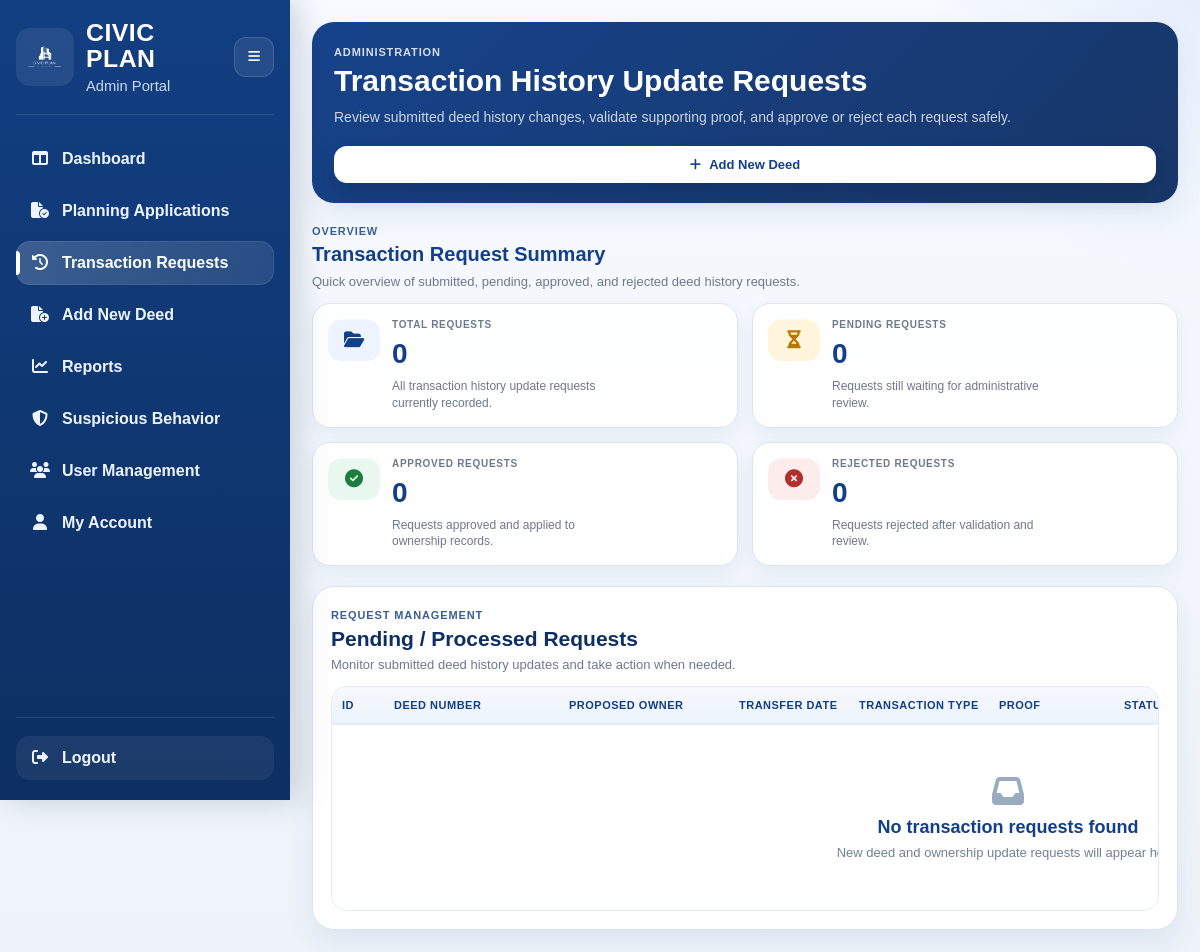
Before: /admin/transaction-history-requests (signed in) with the older database file.
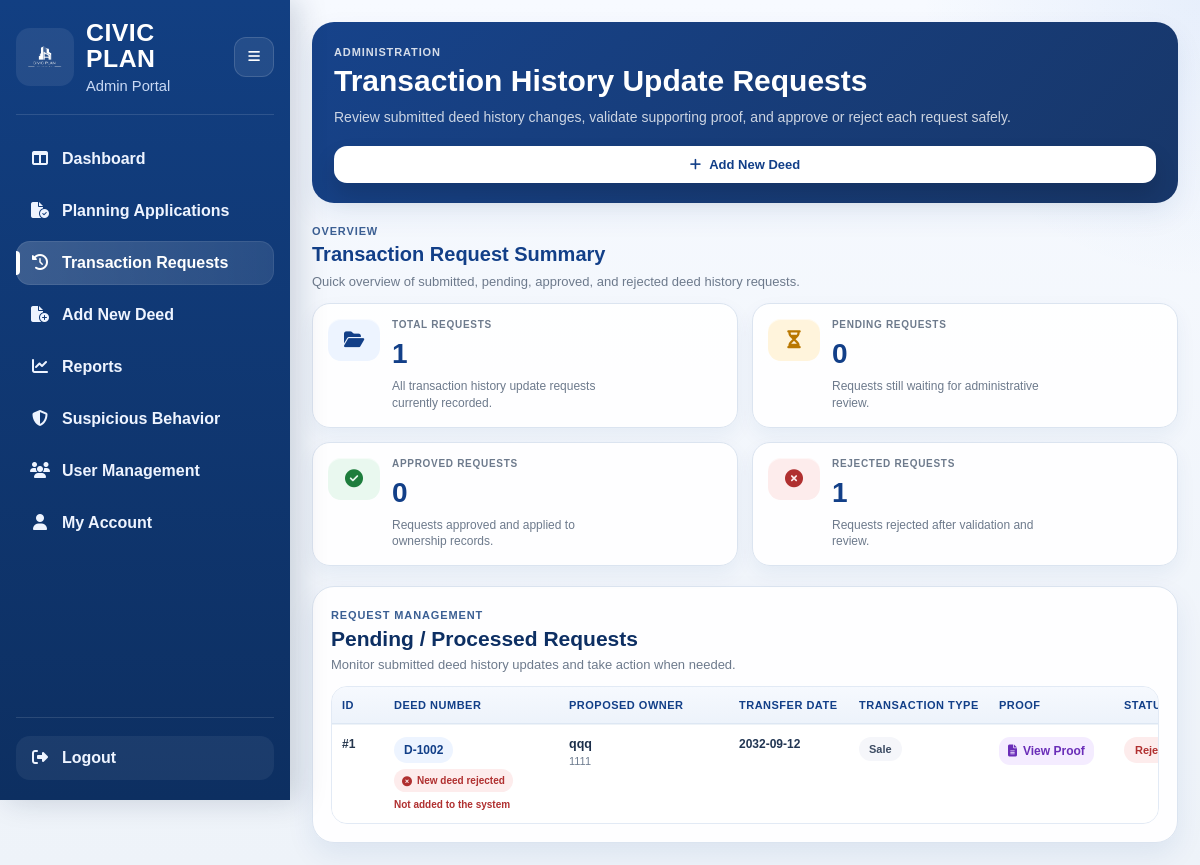
After: the same page with the newer database file.
### tables this page shows
CREATE TABLE transaction_history_update_request (
        request_id INTEGER PRIMARY KEY AUTOINCREMENT,
        user_id INTEGER NOT NULL,
        deed_number TEXT NOT NULL,
        proposed_owner_name TEXT NOT NULL,
        proposed_owner_nic TEXT,
        proposed_owner_address TEXT,
        proposed_owner_phone TEXT,
        proposed_transfer_date TEXT NOT NULL,
        proposed_transaction_type TEXT NOT NULL,
        notes TEXT,
        proof_document_path TEXT,
        status TEXT DEFAULT 'Pending',
        submitted_at TEXT DEFAULT CURRENT_TIMESTAMP,
        reviewed_by INTEGER,
        reviewed_at TEXT,
        admin_comment TEXT,
        FOREIGN KEY (user_id) REFERENCES users(user_id),
        FOREIGN KEY (reviewed_by) REFERENCES users(user_id)
    );

### routes/admin_deed_routes.py (the view)
@admin_bp.route("/admin/transaction-history-requests")
def admin_transaction_history_requests():
    admin_user, redirect_response = admin_required()
    if redirect_response:
        return redirect_response
    conn = get_connection()
    cursor = conn.cursor()
    cursor.execute(
        """
        SELECT *
        FROM transaction_history_update_request
        ORDER BY submitted_at DESC
        """
    )
    requests = cursor.fetchall()
    conn.close()
    return render_template(
        "admin_transaction_history_requests.html",
        user=admin_user,
        requests=requests,
        active_page="transaction_requests",
    )

### templates/admin_transaction_history_requests.html (shortened to what this page needs)
<!DOCTYPE html>
<html lang="en">
<head>
    <link rel="stylesheet" href="{{ url_for('static', filename='admin_dashboard.css') }}">
    <link rel="stylesheet" href="{{ url_for('static', filename='admin_sidebar.css') }}">
    <link rel="stylesheet" href="{{ url_for('static', filename='admin_transaction_requests.css') }}">
    <link rel="stylesheet" href="https://cdnjs.cloudflare.com/ajax/libs/font-awesome/6.5.0/css/all.min.css">
</head>
<body>
    <div class="dashboard-shell">
        {% include 'partials/admin_sidebar.html' %}
        <main class="main-content">
            <header class="transaction-hero">
                <div class="hero-left">
                    <span class="page-kicker">Administration</span>
                    <h1>Transaction History Update Requests</h1>
                    <p>Review submitted deed history changes, validate supporting proof, and approve or reject each request safely.</p>
                </div>
                <div class="hero-action">
                    <a href="{{ url_for('admin.admin_add_deed_page') }}" class="btn-primary-action">
                        <i class="fa-solid fa-plus"></i>
                        Add New Deed
                    </a>
                </div>
            </header>
            <section class="stats-section">
                <div class="section-head">
                    <div>
                        <span class="section-kicker">Overview</span>
                        <h2>Transaction Request Summary</h2>
                        <p>Quick overview of submitted, pending, approved, and rejected deed history requests.</p>
                    </div>
                </div>
                <div class="stats-grid">
                    <div class="stat-card">
                        <div class="stat-icon blue">
                            <i class="fa-solid fa-folder-open"></i>
                        </div>
                        <div class="stat-content">
                            <span>Total Requests</span>
                            <strong>{{ requests|length }}</strong>
                            <p>All transaction history update requests currently recorded.</p>
                        </div>
                    </div>
                    <div class="stat-card">
                        <div class="stat-icon amber">
                            <i class="fa-solid fa-hourglass-half"></i>
                        </div>
                        <div class="stat-content">
                            <span>Pending Requests</span>
                            <strong>
                                {{
                                    requests
                                    | selectattr('status', 'equalto', 'Pending')
                                    | list
                                    | length
                                    +
                                    requests
                                    | selectattr('status', 'equalto', 'Pending New Deed Review')
                                    | list
                                    | length
                                }}
                            </strong>
                            <p>Requests still waiting for administrative review.</p>
                        </div>
                    </div>
                    <div class="stat-card">
                        <div class="stat-icon green">
                            <i class="fa-solid fa-circle-check"></i>
                        </div>
                        <div class="stat-content">
                            <span>Approved Requests</span>
                            <strong>{{ requests | selectattr('status', 'equalto', 'Approved') | list | length }}</strong>
                            <p>Requests approved and applied to ownership records.</p>
                        </div>
                    </div>
                    <div class="stat-card">
                        <div class="stat-icon red">
                            <i class="fa-solid fa-circle-xmark"></i>
                        </div>
                        <div class="stat-content">
                            <span>Rejected Requests</span>
                            <strong>{{ requests | selectattr('status', 'equalto', 'Rejected') | list | length }}</strong>
                            <p>Requests rejected after validation and review.</p>
                        </div>
                    </div>
                </div>
            </section>
            <section class="request-panel">
                <div class="panel-header">
                    <div>
                        <span class="section-kicker">Request Management</span>
                        <h2>Pending / Processed Requests</h2>
                        <p>Monitor submitted deed history updates and take action when needed.</p>
                    </div>
                </div>
                <div class="table-wrap">
                    <table class="request-table">
                        <thead>
                            <tr>
                                <th>ID</th>
                                <th>Deed Number</th>
                                <th>Proposed Owner</th>
                                <th>Transfer Date</th>
                                <th>Transaction Type</th>
                                <th>Proof</th>
                                <th>Status</th>
                            </tr>
                        </thead>
                        <tbody>
                            {% for req in requests %}
                            {% set raw_note = req['notes'] if req['notes'] else '' %}
                            {% set status_text = req['status'] if req['status'] else '' %}
                            {% set is_new_deed_request =
                                ('[NEW_DEED_REQUEST]' in raw_note)
                                or ('[NEW DEED REQUEST]' in raw_note)
                                or ('[NEW DEED NUMBER REQUEST]' in raw_note)
                                or ('This deed number is not currently in the system.' in raw_note)
                                or ('not currently in the system' in raw_note)
                                or (status_text == 'Pending New Deed Review')
                            %}
                            {% set clean_note = raw_note
                                | replace('[NEW_DEED_REQUEST]', '')
                                | replace('[NEW DEED REQUEST]', '')
                                | replace('[NEW DEED NUMBER REQUEST]', '')
                                | replace('This deed number is not currently in the system.', '')
                                | trim
                            %}
                            <tr>
                                <td class="id-cell">#{{ req['request_id'] }}</td>
                                <td>
                                    <div class="deed-cell">
                                        <span class="deed-badge">{{ req['deed_number'] }}</span>
                                        {% if is_new_deed_request %}
                                            {% if status_text == 'Approved' %}
                                            <span class="deed-kind created">
                                                <i class="fa-solid fa-circle-check"></i>
                                                New deed created
                                            </span>
                                            <small class="deed-help success-text">Now available in the system</small>
                                            {% elif status_text == 'Rejected' %}
                                            <span class="deed-kind rejected-kind">
                                                <i class="fa-solid fa-circle-xmark"></i>
                                                New deed rejected
                                            </span>
                                            <small class="deed-help danger-text">Not added to the system</small>
                                            {% else %}
                                            <span class="deed-kind new">
                                                <i class="fa-solid fa-circle-plus"></i>
                                                New deed number
                                            </span>
                                            <small class="deed-help warning-text">Waiting to be added</small>
                                            {% endif %}
                                        {% else %}
                                            <span class="deed-kind existing">
                                                <i class="fa-solid fa-circle-check"></i>
                                                Current deed number
                                            </span>
                                            <small class="deed-help">Existing system deed</small>
                                        {% endif %}
                                    </div>
                                </td>
                                <td>
                                    <div class="owner-cell">
                                        <strong>{{ req['proposed_owner_name'] }}</strong>
                                        {% if req['proposed_owner_nic'] %}
                                        <small>{{ req['proposed_owner_nic'] }}</small>
                                        {% endif %}
                                    </div>
                                </td>
                                <td>
                                    <span class="date-text">{{ req['proposed_transfer_date'] }}</span>
                                </td>
                                <td>
                                    <span class="type-badge">{{ req['proposed_transaction_type'] }}</span>
                                </td>
                                <td>
                                    {% if req['proof_document_path'] %}
                                    <a class="proof-link" href="/{{ req['proof_document_path'] }}" target="_blank">
                                        <i class="fa-solid fa-file-lines"></i>
                                        View Proof
                                    </a>
                                    {% else %}
                                    <span class="muted-text">No File</span>
                                    {% endif %}
                                </td>
                                <td>
                                    {% if status_text == 'Pending' or status_text == 'Pending New Deed Review' %}
                                    <span class="status-badge pending">Pending</span>
                                    {% elif status_text == 'Approved' %}
                                    <span class="status-badge approved">Approved</span>
                                    {% elif status_text == 'Rejected' %}
                                    <span class="status-badge rejected">Rejected</span>
                                    {% else %}
                                    <span class="status-badge neutral">{{ status_text }}</span>
                                    {% endif %}
                                </td>
                            </tr>
                            {% else %}
                            <tr>
                                <td colspan="9">
                                    <div class="empty-state">
                                        <i class="fa-solid fa-inbox"></i>
                                        <h3>No transaction requests found</h3>
                                        <p>New deed and ownership update requests will appear here.</p>
                                    </div>
                                </td>
                            </tr>
                            {% endfor %}
                        </tbody>
                    </table>
                </div>
            </section>
        </main>
    </div>
</body>
</html>

Changed rows visible on the page:
added transaction_history_update_request: request_id "1", deed_number "D-1002", status "Rejected" (drawn), proposed_owner_name "qqq", proposed_owner_nic "1111", proposed_transfer_date "2032-09-12", proposed_transaction_type "Sale"
Other visible differences:
{{ requests|length }}: "0" → "1"
{{ requests | selectattr('status', 'equalto', 'Rejected') | list | length }}: "0" → "1"
text no longer shown: "No transaction requests found New deed and ownership update requests will appear…"
